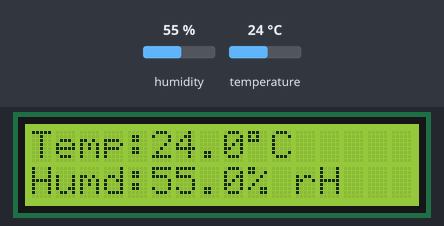
Bench run of a sketch on a simulated Arduino Uno, built with avr-gcc and run on an emulated ATmega328P. Parts: 16×2 character LCD. The inputs (shaded band) are chosen by the test bench; at power-on: humidity 55 %, temperature 24 °C.

Above: at 1.2 s.
1.3 s: humidity set to 22 %
At 2.6 s:
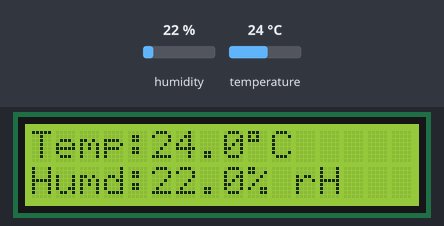
2.9 s: temperature set to 12 °C
At 4.4 s:
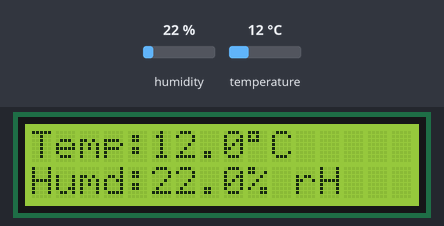
4.7 s: humidity set to 40 %
At 6.2 s:
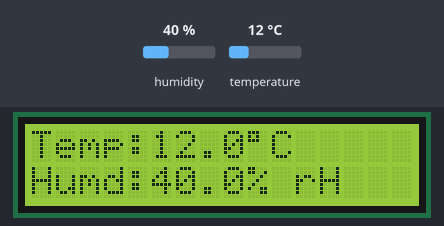
6.5 s: temperature set to 19 °C
At 8.2 s:
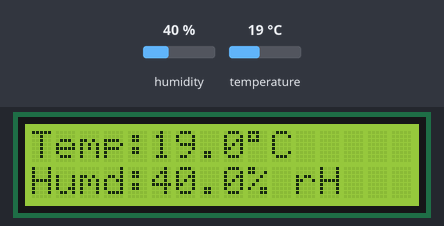
Timing chart, 0 to 9.4 s (numbered marks = the images above; inputs shaded):
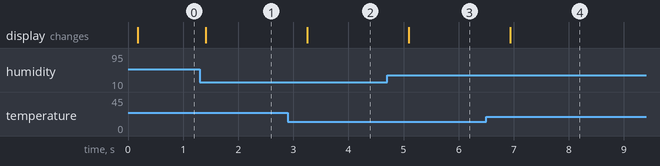

The sketch:

tes_aht10_with_lcd.ino
```cpp
#include <LiquidCrystal_I2C.h>
#include <Adafruit_AHT10.h>

int lcdColumns = 16;
int lcdRows = 2;

Adafruit_AHT10 aht10;

LiquidCrystal_I2C lcd(0x27, lcdColumns, lcdRows);

byte derajat_simbol = B11011111;

void setup()
{
  Serial.begin(9600);
  aht10.begin();
  lcd.init();
  lcd.backlight();
}

void loop()
{
  sensors_event_t humidity, temp;
  aht10.getEvent(&humidity, &temp);

  lcd.setCursor(0,0);
  lcd.print("Temp:");
  lcd.setCursor(5,0);
  lcd.print(temp.temperature);
  lcd.setCursor(9,0);
  lcd.write(derajat_simbol);
  lcd.setCursor(10,0);
  lcd.print("C");
  lcd.setCursor(12,0);
  lcd.print("   ");

  lcd.setCursor(0,1);
  lcd.print("Humd:");
  lcd.setCursor(5,1);
  lcd.print(humidity.relative_humidity);
  lcd.setCursor(9,1);
  lcd.print("% rH");

  delay(500);
}
```

Measured:
- after the input at 1.3 s, the display: changes after 0.11 s (image 1)
- after the input at 2.9 s, the display: changes after 0.35 s (image 2)
- after the input at 4.7 s, the display: changes after 0.40 s (image 3)
- after the input at 6.5 s, the display: changes after 0.44 s (image 4)
